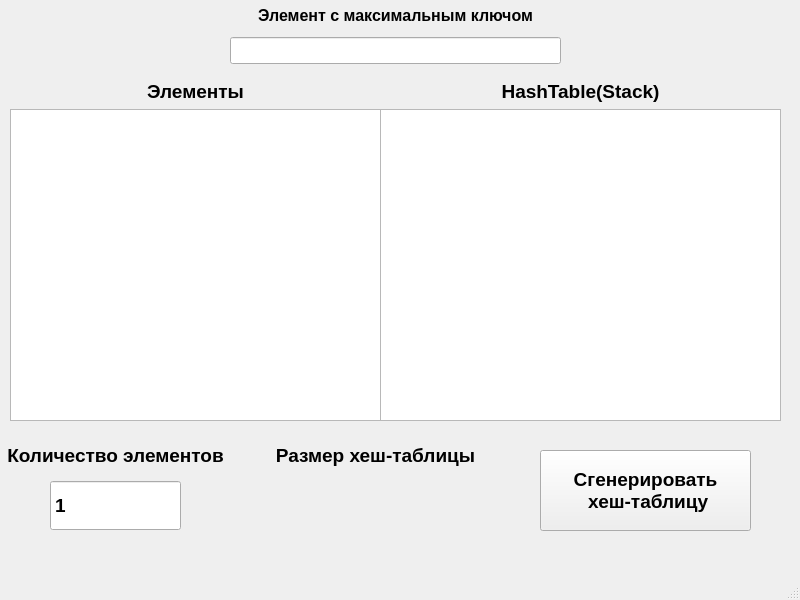
<?xml version="1.0" encoding="UTF-8"?>
<ui version="4.0">
 <class>MainWindow</class>
 <widget class="QMainWindow" name="MainWindow">
  <property name="geometry">
   <rect>
    <x>0</x>
    <y>0</y>
    <width>800</width>
    <height>600</height>
   </rect>
  </property>
  <property name="windowTitle">
   <string>HashTable</string>
  </property>
  <widget class="QWidget" name="centralwidget">
   <widget class="QPushButton" name="generateButton">
    <property name="geometry">
     <rect>
      <x>540</x>
      <y>450</y>
      <width>211</width>
      <height>81</height>
     </rect>
    </property>
    <property name="font">
     <font>
      <pointsize>14</pointsize>
      <bold>true</bold>
     </font>
    </property>
    <property name="cursor">
     <cursorShape>PointingHandCursor</cursorShape>
    </property>
    <property name="text">
     <string>Сгенерировать 
 хеш-таблицу</string>
    </property>
   </widget>
   <widget class="QSpinBox" name="amountElementBox">
    <property name="geometry">
     <rect>
      <x>50</x>
      <y>480</y>
      <width>131</width>
      <height>51</height>
     </rect>
    </property>
    <property name="font">
     <font>
      <pointsize>14</pointsize>
      <bold>true</bold>
     </font>
    </property>
    <property name="buttonSymbols">
     <enum>QAbstractSpinBox::NoButtons</enum>
    </property>
    <property name="minimum">
     <number>1</number>
    </property>
    <property name="maximum">
     <number>1000</number>
    </property>
   </widget>
   <widget class="QLabel" name="label">
    <property name="geometry">
     <rect>
      <x>0</x>
      <y>440</y>
      <width>231</width>
      <height>31</height>
     </rect>
    </property>
    <property name="font">
     <font>
      <pointsize>14</pointsize>
      <bold>true</bold>
     </font>
    </property>
    <property name="text">
     <string>Количество элементов</string>
    </property>
    <property name="alignment">
     <set>Qt::AlignCenter</set>
    </property>
   </widget>
   <widget class="QLabel" name="label_2">
    <property name="geometry">
     <rect>
      <x>260</x>
      <y>440</y>
      <width>231</width>
      <height>31</height>
     </rect>
    </property>
    <property name="font">
     <font>
      <pointsize>14</pointsize>
      <bold>true</bold>
     </font>
    </property>
    <property name="text">
     <string>Размер хеш-таблицы</string>
    </property>
    <property name="alignment">
     <set>Qt::AlignCenter</set>
    </property>
   </widget>
   <widget class="QWidget" name="verticalLayoutWidget">
    <property name="geometry">
     <rect>
      <x>10</x>
      <y>80</y>
      <width>371</width>
      <height>341</height>
     </rect>
    </property>
    <layout class="QVBoxLayout" name="verticalLayout">
     <item>
      <widget class="QLabel" name="label_3">
       <property name="font">
        <font>
         <pointsize>14</pointsize>
         <bold>true</bold>
        </font>
       </property>
       <property name="text">
        <string>Элементы</string>
       </property>
       <property name="alignment">
        <set>Qt::AlignCenter</set>
       </property>
      </widget>
     </item>
     <item>
      <widget class="QListWidget" name="listElementWidget"/>
     </item>
    </layout>
   </widget>
   <widget class="QWidget" name="verticalLayoutWidget_2">
    <property name="geometry">
     <rect>
      <x>380</x>
      <y>80</y>
      <width>401</width>
      <height>341</height>
     </rect>
    </property>
    <layout class="QVBoxLayout" name="verticalLayout_2">
     <item>
      <widget class="QLabel" name="label_4">
       <property name="font">
        <font>
         <pointsize>14</pointsize>
         <bold>true</bold>
        </font>
       </property>
       <property name="text">
        <string>HashTable(Stack)</string>
       </property>
       <property name="alignment">
        <set>Qt::AlignCenter</set>
       </property>
      </widget>
     </item>
     <item>
      <widget class="QListWidget" name="listStackWidget">
       <property name="inputMethodHints">
        <set>Qt::ImhNone</set>
       </property>
      </widget>
     </item>
    </layout>
   </widget>
   <widget class="QWidget" name="verticalLayoutWidget_3">
    <property name="geometry">
     <rect>
      <x>230</x>
      <y>0</y>
      <width>331</width>
      <height>71</height>
     </rect>
    </property>
    <layout class="QVBoxLayout" name="verticalLayout_3">
     <item>
      <widget class="QLabel" name="label_5">
       <property name="sizePolicy">
        <sizepolicy hsizetype="Preferred" vsizetype="Fixed">
         <horstretch>0</horstretch>
         <verstretch>0</verstretch>
        </sizepolicy>
       </property>
       <property name="font">
        <font>
         <pointsize>12</pointsize>
         <bold>true</bold>
        </font>
       </property>
       <property name="text">
        <string>Элемент с максимальным ключом</string>
       </property>
       <property name="alignment">
        <set>Qt::AlignCenter</set>
       </property>
      </widget>
     </item>
     <item>
      <widget class="QLineEdit" name="findMaxEdit">
       <property name="font">
        <font>
         <pointsize>12</pointsize>
        </font>
       </property>
       <property name="readOnly">
        <bool>true</bool>
       </property>
      </widget>
     </item>
    </layout>
   </widget>
  </widget>
  <widget class="QMenuBar" name="menubar">
   <property name="geometry">
    <rect>
     <x>0</x>
     <y>0</y>
     <width>800</width>
     <height>22</height>
    </rect>
   </property>
  </widget>
  <widget class="QStatusBar" name="statusbar"/>
 </widget>
 <resources/>
 <connections/>
</ui>
